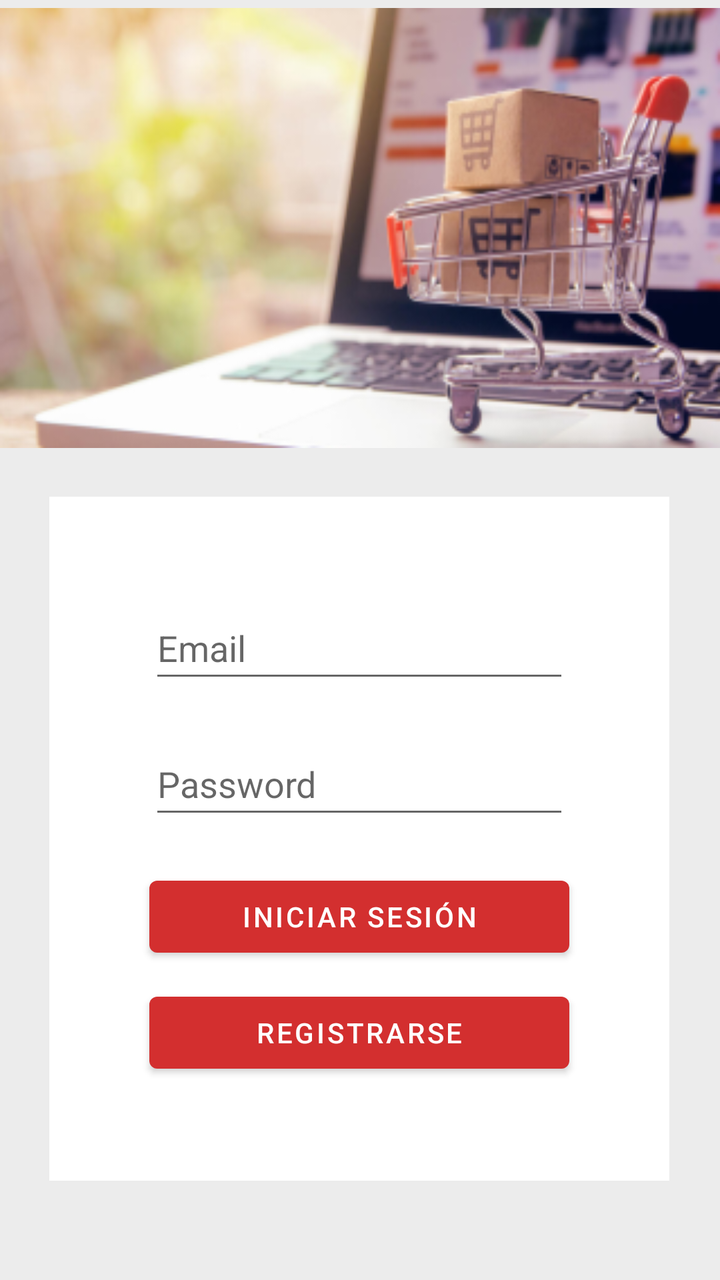
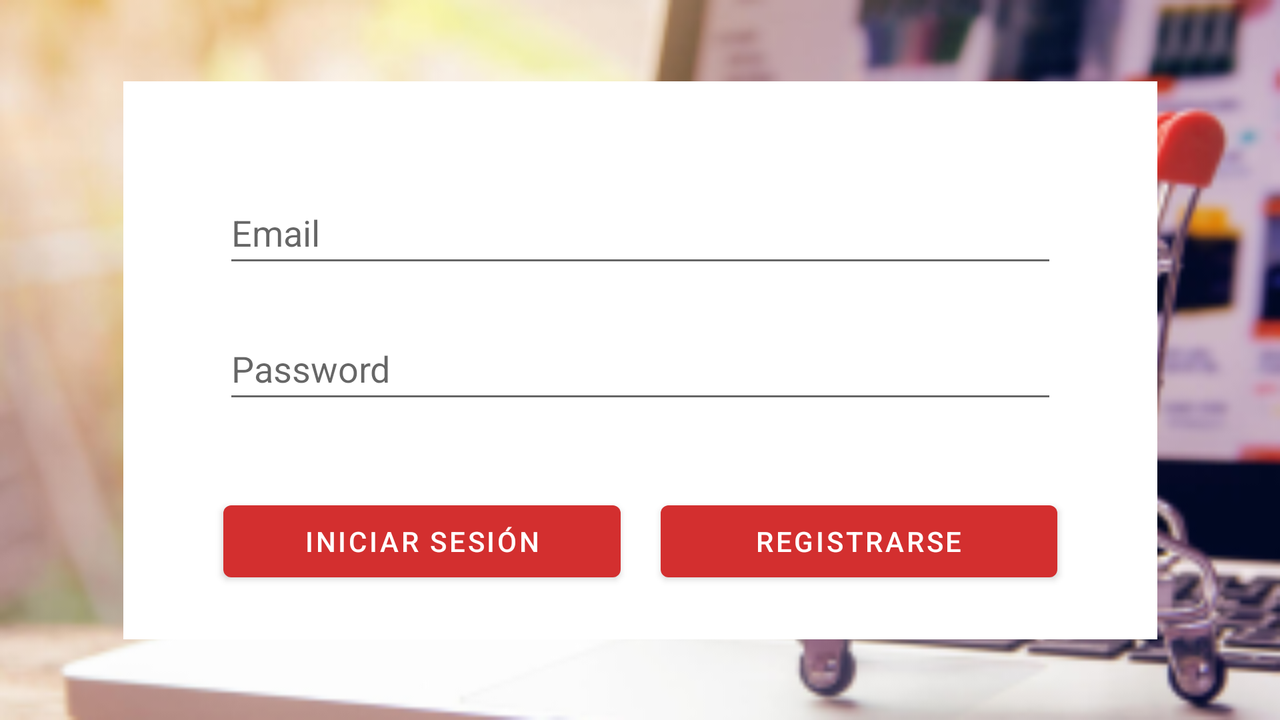

An Android layout and its configuration variant, each rendered on a device that would load it. The default file and the variant file are quoted in full after the pictures.
<!-- AndroidManifest.xml: application theme Theme.CompraTodo -->
<!-- res/layout/activity_main.xml -->
<?xml version="1.0" encoding="utf-8"?>
<androidx.constraintlayout.widget.ConstraintLayout xmlns:android="http://schemas.android.com/apk/res/android"
    xmlns:app="http://schemas.android.com/apk/res-auto"
    xmlns:tools="http://schemas.android.com/tools"
    android:layout_width="match_parent"
    android:layout_height="match_parent"
    android:background="#ECECEC"
    tools:context=".MainActivity">

    <GridView
        android:layout_width="0dp"
        android:layout_height="0dp"
        android:layout_marginTop="4dp"
        android:background="@mipmap/ic_banner_foreground"
        app:layout_constraintBottom_toTopOf="@+id/guideline2"
        app:layout_constraintEnd_toEndOf="parent"
        app:layout_constraintStart_toStartOf="parent"
        app:layout_constraintTop_toTopOf="parent"
        app:layout_constraintVertical_bias="0.357" />

    <LinearLayout
        android:layout_width="wrap_content"
        android:layout_height="wrap_content"
        android:background="#FFFFFF"
        android:orientation="vertical"
        app:layout_constraintBottom_toTopOf="@+id/guideline4"
        app:layout_constraintEnd_toEndOf="parent"
        app:layout_constraintHorizontal_bias="0.493"
        app:layout_constraintStart_toStartOf="parent"
        app:layout_constraintTop_toTopOf="@+id/guideline2">

        <EditText
            android:id="@+id/etEmail"
            android:layout_width="match_parent"
            android:layout_height="wrap_content"
            android:layout_marginLeft="50dp"
            android:layout_marginTop="50dp"
            android:layout_marginRight="50dp"
            android:layout_marginBottom="10dp"
            android:autofillHints="no"
            android:drawableLeft="@drawable/outline_mail_black_24"
            android:drawablePadding="8dp"
            android:ems="10"
            android:hint="@string/et_email"
            android:inputType="textEmailAddress"
            android:linksClickable="false"
            android:minHeight="48dp"
            android:textAllCaps="false" />

        <EditText
            android:id="@+id/etPassword"
            android:layout_width="match_parent"
            android:layout_height="wrap_content"
            android:layout_marginLeft="50dp"
            android:layout_marginTop="10dp"
            android:layout_marginRight="50dp"
            android:layout_marginBottom="10dp"
            android:drawableLeft="@drawable/outline_lock_black_24"
            android:drawablePadding="8dp"
            android:ems="10"
            android:hint="@string/et_password"
            android:inputType="textPassword"
            android:minHeight="48dp" />

        <Button
            android:id="@+id/btnLogin"
            android:layout_width="match_parent"
            android:layout_height="wrap_content"
            android:layout_marginLeft="50dp"
            android:layout_marginTop="10dp"
            android:layout_marginRight="50dp"
            android:layout_marginBottom="5dp"
            android:text="@string/btn_login" />

        <Button
            android:id="@+id/btnRegister"
            android:layout_width="match_parent"
            android:layout_height="wrap_content"
            android:layout_marginLeft="50dp"
            android:layout_marginTop="5dp"
            android:layout_marginRight="50dp"
            android:layout_marginBottom="50dp"
            android:text="@string/btn_register" />
    </LinearLayout>

    <androidx.constraintlayout.widget.Guideline
        android:id="@+id/guideline2"
        android:layout_width="wrap_content"
        android:layout_height="wrap_content"
        android:orientation="horizontal"
        app:layout_constraintGuide_begin="250dp"
        app:layout_constraintGuide_percent="0.35" />

    <androidx.constraintlayout.widget.Guideline
        android:id="@+id/guideline4"
        android:layout_width="wrap_content"
        android:layout_height="wrap_content"
        android:orientation="horizontal"
        app:layout_constraintGuide_percent="0.96" />
</androidx.constraintlayout.widget.ConstraintLayout>
<!-- resources referenced by this layout -->
<resources>
  <!-- mipmap ic_banner_foreground: png bitmap (mipmap-xhdpi, 140325 bytes) -->
  <string name="btn_login">Iniciar Sesión</string>
  <string name="btn_register">Registrarse</string>
  <string name="et_email">Email</string>
  <string name="et_password">Password</string>
  <style name="Theme.CompraTodo" parent="Theme.MaterialComponents.DayNight.DarkActionBar">
          
          <item name="colorPrimary">@color/purple</item>
          <item name="colorPrimaryVariant">@color/dark_purple</item>
          <item name="colorOnPrimary">@color/white</item>
          
          <item name="colorSecondary">@color/teal_yellow</item>
          <item name="colorSecondaryVariant">@color/teal_dark_yellow</item>
          <item name="colorOnSecondary">@color/black</item>
          
          <item name="android:statusBarColor" tools:targetApi="l">?attr/colorPrimaryVariant</item>
          
      </style>
  <color name="purple">#D32F2F</color>
  <color name="dark_purple">#B71C1C</color>
  <color name="white">#FFFFFFFF</color>
  <color name="teal_yellow">#FFEB3B</color>
  <color name="teal_dark_yellow">#B19F01</color>
  <color name="black">#FF000000</color>
</resources>
<!-- res/layout-land/activity_main.xml (the repository's variant of the layout above) -->
<!-- drawn on the phone turned sideways -->
<?xml version="1.0" encoding="utf-8"?>
<androidx.constraintlayout.widget.ConstraintLayout xmlns:android="http://schemas.android.com/apk/res/android"
    xmlns:app="http://schemas.android.com/apk/res-auto"
    xmlns:tools="http://schemas.android.com/tools"
    android:layout_width="match_parent"
    android:layout_height="match_parent"
    android:background="@mipmap/ic_banner_foreground"
    tools:context=".MainActivity">

    <LinearLayout
        android:id="@+id/linearLayout"
        android:layout_width="517dp"
        android:layout_height="279dp"
        android:background="#FFFFFF"
        android:orientation="vertical"
        app:layout_constraintBottom_toTopOf="@+id/guideline3"
        app:layout_constraintEnd_toStartOf="@+id/guideline7"
        app:layout_constraintStart_toStartOf="@+id/guideline5"
        app:layout_constraintTop_toTopOf="@+id/guideline6">

        <EditText
            android:id="@+id/etEmail"
            android:layout_width="match_parent"
            android:layout_height="wrap_content"
            android:layout_marginLeft="50dp"
            android:layout_marginTop="50dp"
            android:layout_marginRight="50dp"
            android:layout_marginBottom="10dp"
            android:autofillHints="no"
            android:drawableLeft="@drawable/outline_mail_black_24"
            android:drawablePadding="8dp"
            android:ems="10"
            android:hint="@string/et_email"
            android:inputType="textEmailAddress"
            android:minHeight="48dp" />

        <EditText
            android:id="@+id/etPassword"
            android:layout_width="match_parent"
            android:layout_height="wrap_content"
            android:layout_marginLeft="50dp"
            android:layout_marginTop="10dp"
            android:layout_marginRight="50dp"
            android:layout_marginBottom="10dp"
            android:drawableLeft="@drawable/outline_lock_black_24"
            android:drawablePadding="8dp"
            android:ems="10"
            android:hint="@string/et_password"
            android:inputType="textPassword"
            android:minHeight="48dp" />

        <LinearLayout
            android:layout_width="match_parent"
            android:layout_height="match_parent"
            android:orientation="horizontal">

            <Button
                android:id="@+id/btnLogin"
                android:layout_width="match_parent"
                android:layout_height="wrap_content"
                android:layout_marginLeft="50dp"
                android:layout_marginTop="30dp"
                android:layout_marginRight="10dp"
                android:layout_marginBottom="10dp"
                android:layout_weight="1"
                android:gravity="center|center_vertical"
                android:text="@string/btn_login" />

            <Button
                android:id="@+id/btnRegister"
                android:layout_width="match_parent"
                android:layout_height="wrap_content"
                android:layout_marginLeft="10dp"
                android:layout_marginTop="30dp"
                android:layout_marginRight="50dp"
                android:layout_marginBottom="10dp"
                android:layout_weight="1"
                android:gravity="center|center_vertical"
                android:text="@string/btn_register" />
        </LinearLayout>

    </LinearLayout>

    <androidx.constraintlayout.widget.Guideline
        android:id="@+id/guideline6"
        android:layout_width="wrap_content"
        android:layout_height="wrap_content"
        android:orientation="horizontal"
        app:layout_constraintGuide_percent="0.10" />

    <androidx.constraintlayout.widget.Guideline
        android:id="@+id/guideline5"
        android:layout_width="match_parent"
        android:layout_height="wrap_content"
        android:orientation="vertical"
        app:layout_constraintGuide_percent="0.10" />

    <androidx.constraintlayout.widget.Guideline
        android:id="@+id/guideline3"
        android:layout_width="wrap_content"
        android:layout_height="wrap_content"
        android:orientation="horizontal"
        app:layout_constraintGuide_begin="361dp"
        app:layout_constraintGuide_percent="0.90" />

    <androidx.constraintlayout.widget.Guideline
        android:id="@+id/guideline7"
        android:layout_width="wrap_content"
        android:layout_height="wrap_content"
        android:orientation="vertical"
        app:layout_constraintGuide_percent="0.90" />

</androidx.constraintlayout.widget.ConstraintLayout>
